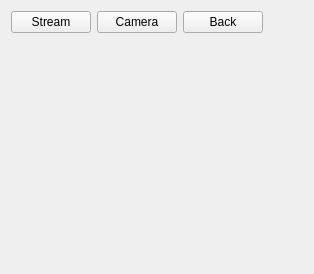
      <widget class="QWidget" name="tabStream1">
       <attribute name="title">
        <string>Video</string>
       </attribute>
       <layout class="QVBoxLayout" name="verticalLayout_6">
        <item>
         <layout class="QGridLayout" name="gridLayout_4">
          <item row="0" column="3">
           <spacer name="horizontalSpacer_6">
            <property name="orientation">
             <enum>Qt::Horizontal</enum>
            </property>
            <property name="sizeHint" stdset="0">
             <size>
              <width>40</width>
              <height>20</height>
             </size>
            </property>
           </spacer>
          </item>
          <item row="0" column="0">
           <widget class="QPushButton" name="pushButtonShowStream1">
            <property name="text">
             <string>Stream</string>
            </property>
           </widget>
          </item>
          <item row="0" column="2">
           <widget class="QPushButton" name="pushButtonShowView">
            <property name="text">
             <string>Back</string>
            </property>
           </widget>
          </item>
          <item row="0" column="1">
           <widget class="QPushButton" name="pushButtonCamera">
            <property name="text">
             <string>Camera</string>
            </property>
           </widget>
          </item>
         </layout>
        </item>
        <item>
         <spacer name="verticalSpacer_5">
          <property name="orientation">
           <enum>Qt::Vertical</enum>
          </property>
          <property name="sizeHint" stdset="0">
           <size>
            <width>20</width>
            <height>230</height>
           </size>
          </property>
         </spacer>
        </item>
       </layout>
      </widget>
